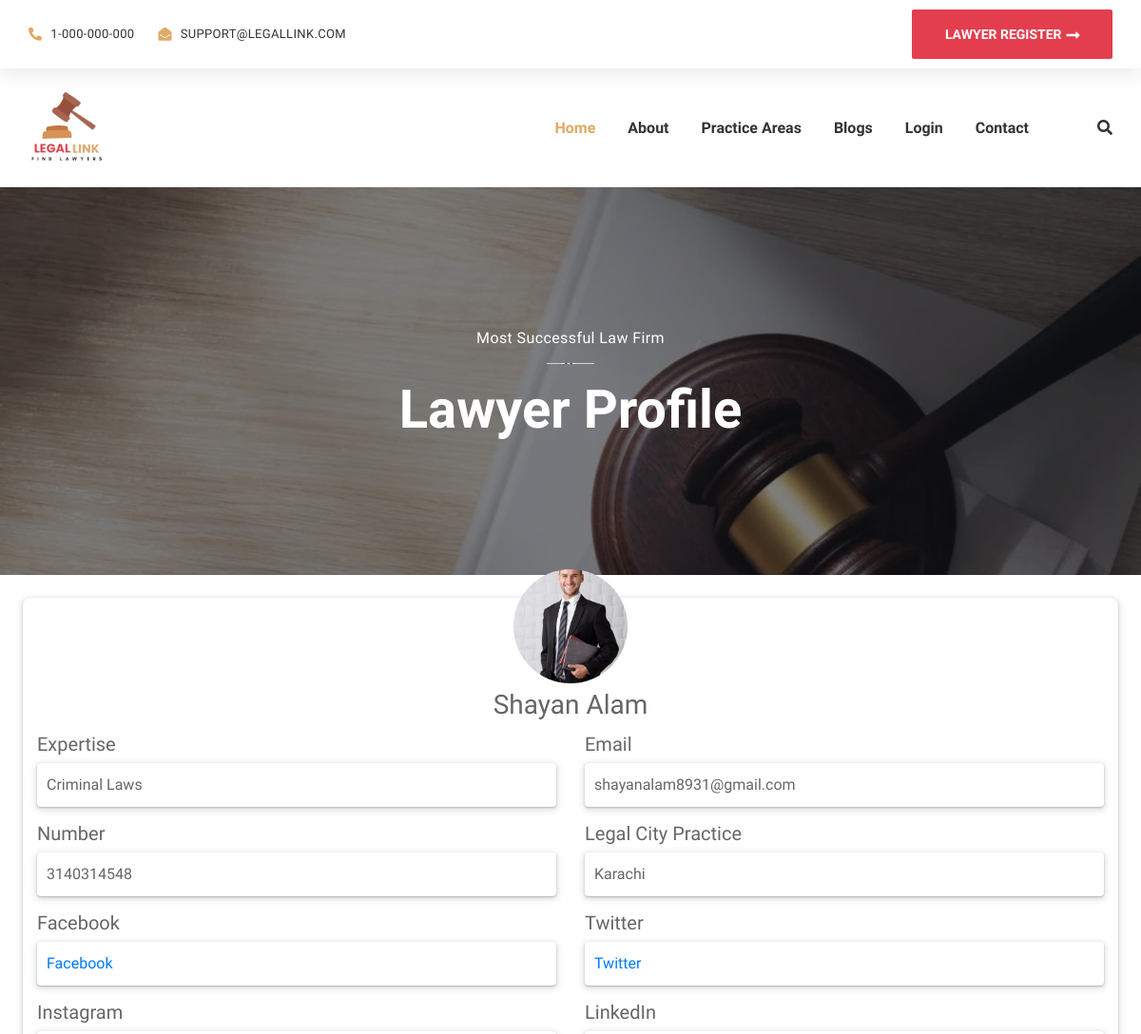
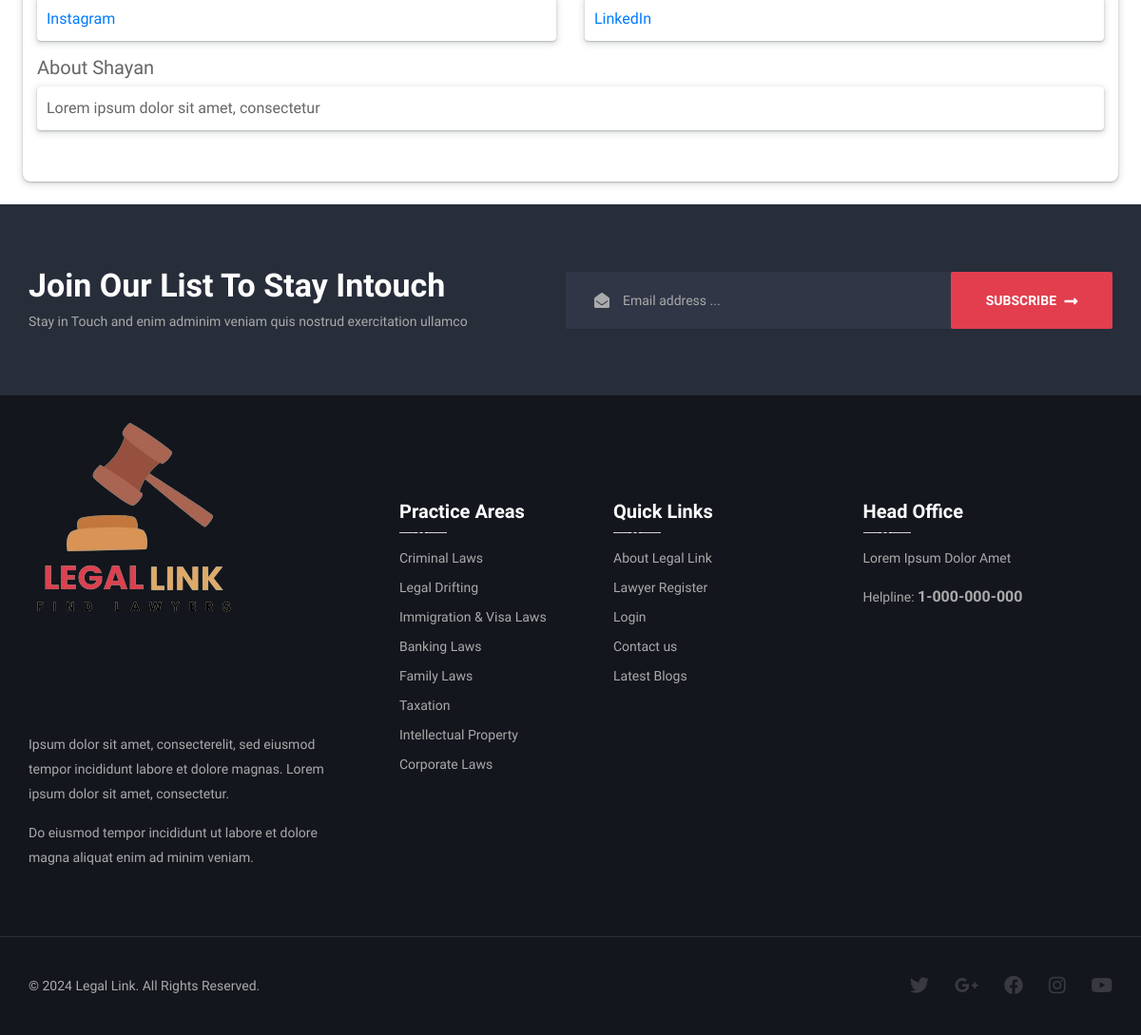
/lawyer-profile.php?id=1, run on the app's committed database (2 pictures, top to bottom).
### tables this page shows
CREATE TABLE `lawyers` (
  `id` int(11) NOT NULL,
  `first_name` varchar(191) NOT NULL,
  `last_name` varchar(191) NOT NULL,
  `father_name` varchar(191) NOT NULL,
  `email` varchar(191) NOT NULL,
  `password` text NOT NULL,
  `picture` varchar(255) NOT NULL,
  `address` text NOT NULL,
  `locality` varchar(255) NOT NULL,
  `district` varchar(255) NOT NULL,
  `province` varchar(255) NOT NULL,
  `country` varchar(255) DEFAULT 'Pakistan',
  `postal_code` int(11) NOT NULL,
  `cnic_no` bigint(20) NOT NULL,
  `date_of_birth` varchar(101) NOT NULL,
  `martial_status` varchar(101) NOT NULL,
  `gender` varchar(1) NOT NULL,
  `mobile_num` bigint(20) NOT NULL,
  `whatsapp_num` bigint(20) NOT NULL,
  `degree` varchar(191) NOT NULL,
  `uni_clg` varchar(101) NOT NULL,
  `degree_complete` varchar(101) NOT NULL,
  `city_legal_practice` varchar(101) NOT NULL,
  `enrollment_year` varchar(191) NOT NULL,
  `enrollment_type` varchar(191) NOT NULL,
  `expertise` int(11) NOT NULL,
  `aboutLawyer` text NOT NULL,
  `facebook` varchar(255) NOT NULL,
  `twitter` varchar(255) NOT NULL,
  `linkedin` varchar(255) NOT NULL,
  `instagram` varchar(255) NOT NULL,
  `created_at` timestamp NOT NULL DEFAULT current_timestamp(),
  `approve` int(11) NOT NULL DEFAULT 0
);

CREATE TABLE `practiceareas` (
  `id` int(11) NOT NULL,
  `name` varchar(255) NOT NULL,
  `slug` varchar(255) NOT NULL,
  `image` varchar(255) DEFAULT NULL,
  `description` text DEFAULT NULL,
  `visible` int(11) DEFAULT 0,
  `created_at` datetime NOT NULL
);

### lawyer-profile.php (the view, shortened to what this page needs)
<!doctypehtml><html lang="en"><head><link href="assets/css/animate.css"rel="stylesheet"><link href="assets/css/bootstrap.min.css"rel="stylesheet"><link href="assets/css/bootstrap-datepicker.min.css"rel="stylesheet"><link href="assets/css/bootstrap-select.min.css"rel="stylesheet"><link href="assets/css/hover-min.css"rel="stylesheet"><link href="assets/css/magnific-popup.css"rel="stylesheet"><link href="assets/css/owl.carousel.min.css"rel="stylesheet"><link href="assets/css/owl.theme.default.min.css"rel="stylesheet"><link href="assets/plugins/opklim-icons/style.css"rel="stylesheet"><link href="assets/plugins/fontawesome-5/css/all.min.css"rel="stylesheet"><link href="assets/css/nouislider.css"rel="stylesheet"><link href="assets/css/nouislider.pips.css"rel="stylesheet"><link href="assets/css/jquery.bootstrap-touchspin.min.css"rel="stylesheet"><link href="assets/css/jquery.mCustomScrollbar.min.css"rel="stylesheet"><link href="assets/css/style.css"rel="stylesheet"><link href="assets/css/responsive.css"rel="stylesheet"><link href="assets/css/lawyer-profile.css"rel="stylesheet"></head><body><div class="page-wrapper"><?php include("assets/inc/nav-bar.php") ?><section class="inner-banner inner-banner__overlay-two"style="background-image:url(assets/images/background/bg2.webp)"><div class="container"><p class="inner-banner__tag-line">Most Successful Law Firm</p><h2 class="inner-banner__title">Lawyer Profile</h2></div></section><?php if(isset($_GET['id'])){$id=$_GET['id'];$sql=mysqli_query($conn,"SELECT l.first_name, l.email, l.city_legal_practice, l.aboutLawyer, l.facebook, l.twitter,l.linkedin,l.instagram, l.mobile_num, l.last_name, l.picture, p.name  FROM lawyers AS l INNER JOIN practiceareas AS p ON l.expertise = p.id WHERE l.id = '$id'");if($sql){if(mysqli_num_rows($sql)>0){foreach($sql as $row){ ?><div class="d-flex align-items-center bg-white justify-content-center lawyer-cont p-4 w-100"><div class="d-flex flex-column align-items-center position-relative profile pt-5"><img alt="Profile"src="assets/images/lawyers/<?=$row['picture']?>"class="position-absolute"><h3 class="mt-5 name"><?=$row['first_name']." ".$row['last_name']?></h3><div class="w-100 row mt-1"><div class="d-flex flex-column col-lg-6 col-md-12"><h5>Expertise</h5><p class="info"><?=$row['name']?></p></div><div class="d-flex flex-column col-lg-6 col-md-12"><h5>Email</h5><p class="info"><?=$row['email']?></p></div></div><div class="w-100 row"><div class="d-flex flex-column col-lg-6 col-md-12"><h5>Number</h5><p class="info"><?=$row['mobile_num']?></p></div><div class="d-flex flex-column col-lg-6 col-md-12"><h5>Legal City Practice</h5><p class="info"><?=$row['city_legal_practice']?></p></div></div><div class="w-100 row"><div class="d-flex flex-column col-lg-6 col-md-12"><h5>Facebook</h5><p class="info"><a href="<?=$row['facebook']?>">Facebook</a></p></div><div class="d-flex flex-column col-lg-6 col-md-12"><h5>Twitter</h5><p class="info"><a href="<?=$row['twitter']?>">Twitter</a></p></div></div><div class="w-100 row"><div class="d-flex flex-column col-lg-6 col-md-12"><h5>Instagram</h5><p class="info"><a href="<?=$row['instagram']?>">Instagram</a></p></div><div class="d-flex flex-column col-lg-6 col-md-12"><h5>LinkedIn</h5><p class="info"><a href="<?=$row['linkedin']?>">LinkedIn</a></p></div></div><div class="w-100 row"><div class="col-12"><h5>About <span><?=$row['first_name']?></span></h5><p class="info"><?=$row['aboutLawyer']?></p></div></div></div></div><?php }}}else{echo mysqli_error($conn);}}else{} ?><?php include("assets/inc/footer.php") ?></div><?php include("assets/inc/search-pop.php") ?></body></html>

### assets/inc/nav-bar.php (shortened to what this page needs)
<div class="topbar-two">
  <div class="container">
    <div class="topbar-two__left">
      <a class="topbar-two__link" href="tel:1-258-985-703"><i class="fa fa-phone-alt"></i>
        <span>1-000-000-000</span></a>
      <a class="topbar-two__link" href="mailto:shayanalam8931@gmail.com.com"><i class="fa fa-envelope-open"></i>support@legallink.com</a>
    </div>
    <div class="topbar-two__right">
      <?php
      if (isset($_SESSION['adminLoggedIn'])) {
      ?>
        <a href="admin/" class="thm-btn header-booking__btn">Go to Dashboard<i class="fas fa-long-arrow-alt-right"></i></a>
      <?php
      } else if (isset($_SESSION['userLoggedIn'])) {
      ?>
        <a href="user-profile.php?id=<?= $_SESSION['userId'] ?>" class="thm-btn header-booking__btn">Profile<i class="fas fa-long-arrow-alt-right"></i></a>
      <?php
      } else {
      ?>
        <a href="lawyer-register.php" class="thm-btn header-booking__btn">Lawyer Register<i class="fas fa-long-arrow-alt-right"></i></a>
      <?php
      }
      ?>
    </div>
  </div>
</div>
<header class="site-header site-header__header-two">
  <nav class="navbar navbar-expand-lg navbar-light header-navigation stricky">
    <div class="container clearfix">
      <div class="logo-box">
        <a class="navbar-brand" href="index.php">
          <img src="assets/logo.png" class="main-logo" alt="Awesome Image" style="width: 80px !important" />
        </a>
      </div>
      <div class="main-navigation">
        <ul class="navigation-box">
          <li class="current">
            <a href="index.php">Home</a>
          </li>
          <li>
            <a href="about.php">About</a>
          </li>
          <li>
            <a href="#">Practice Areas</a>
              <?php
              include("db_conn.php");
              $sql = mysqli_query($conn, "SELECT * FROM `practiceareas` WHERE visible = 1");
              ?>
          </li>
          <li>
            <a href="blog-classic.php">Blogs</a>
          </li>
          <?php
          if (isset($_SESSION['userLoggedIn'])) {
          ?>
            <li>
              <a href="user-profile.php?id=<?= $_SESSION['userId'] ?>">Profile</a>
            </li>
          <?php
          } else {
          ?>
            <li>
              <a href="login.php">Login</a>
            </li>
          <?php
          }
          ?>
          <li>
            <a href="contact.php">Contact</a>
          </li>
        </ul>
      </div>
      <div class="right-side-box">
        <a href="#" class="header__search search-popup__toggler"><i class="fas fa-search"></i></a>
      </div>
    </div>
  </nav>
</header>

### assets/inc/footer.php (shortened to what this page needs)
<?php include("db_conn.php") ?>
<section class="mailchimp-one">
  <div class="container">
    <div class="row align-items-center no-gutters">
      <div class="col-xl-5">
        <div class="mailchimp-one__content">
          <h3 class="mailchimp-one__title">
            Join Our List To Stay Intouch
          </h3>
          <p class="mailchimp-one__text">
            Stay in Touch and enim adminim veniam quis nostrud
            exercitation ullamco
          </p>
        </div>
      </div>
      <div class="col-xl-7">
        <form action="#" class="mailchimp-one__form mc-form" data-url="https://xyz.us18.list-manage.com/subscribe/post?u=20e91746ef818cd941998c598&amp;id=cc0ee8140e">
          <i class="fas fa-envelope-open mailchimp-one__icon"></i>
          <input type="email" id="mc-email" placeholder="Email address ..." name="subs" required />
          <button type="submit" class="thm-btn mailchimp-one__btn">
            subscribe <i class="fas fa-long-arrow-alt-right"></i>
          </button>
        </form>
      </div>
    </div>
  </div>
</section>
<footer class="site-footer">
  <div class="container">
    <div class="row">
      <div class="col-xl-4 col-lg-6">
        <div class="footer-widget pt-4">
          <a href="index.php" class="footer-widget__logo"><img src="assets/logo.png" alt="Awesome Image" /></a>
          <p class="footer-widget__text">
            Ipsum dolor sit amet, consecterelit, sed eiusmod <br />
            tempor incididunt labore et dolore magnas. Lorem <br />
            ipsum dolor sit amet, consectetur.
          </p>
          <p class="footer-widget__text">
            Do eiusmod tempor incididunt ut labore et dolore <br />
            magna aliquat enim ad minim veniam.
          </p>
        </div>
      </div>
      <div class="col-xl-2 col-lg-6">
        <div class="footer-widget">
          <h3 class="footer-widget__title">Practice Areas</h3>
          <ul class="footer-widget__links list-unstyled">
            <?php
            $sql = mysqli_query($conn, "SELECT * FROM `practiceareas` WHERE visible = 1");
            if (mysqli_num_rows($sql) > 0) {
              foreach ($sql as $practice) {
            ?>
                <li><a href="practice-area.php?slug=<?= $practice['slug'] ?>"><?= $practice['name'] ?></a></li>
            <?php
              }
            }
            ?>
          </ul>
        </div>
      </div>
      <div class="col-xl-3 col-lg-6">
        <div class="footer-widget footer-widget__quick-link">
          <h3 class="footer-widget__title">Quick Links</h3>
          <ul class="footer-widget__links list-unstyled">
            <li><a href="about.php">About Legal Link</a></li>
            <li><a href="lawyer-register.php">Lawyer Register</a></li>
            <li><a href="login.php">Login</a></li>
            <li><a href="contact.php">Contact us</a></li>
            <li><a href="blog-classic.php">Latest Blogs</a></li>
          </ul>
        </div>
      </div>
      <div class="col-xl-3 col-lg-6">
        <div class="footer-widget">
          <h3 class="footer-widget__title">Head Office</h3>
          <p class="footer-widget__text">
            Lorem Ipsum Dolor Amet
          </p>
          <p class="footer-widget__text footer-widget__contact-info">
            <span>Helpline: </span>
            <a href="tel:1-000-000-000">1-000-000-000</a>
          </p>
        </div>
      </div>
    </div>
  </div>
</footer>
<div class="site-footer__bottom">
  <div class="container">
    <p class="site-footer__copy">
      © 2024 Legal Link. All Rights Reserved.
    </p>
    <div class="site-footer__social">
      <a href="#" class="fab fa-twitter"></a>
      <a href="#" class="fab fa-google-plus-g"></a>
      <a href="#" class="fab fa-facebook"></a>
      <a href="#" class="fab fa-instagram"></a>
      <a href="#" class="fab fa-youtube"></a>
    </div>
  </div>
</div>

### assets/css/lawyer-profile.css (style rules this page uses)
.info,.profile { box-shadow:rgba(60,64,67,.3) 0 1px 2px 0,rgba(60,64,67,.15) 0 2px 6px 2px }
.profile { width:60vmax;height:650px;border-radius:8px }
.profile img { width:120px;height:120px;border-radius:50%;object-fit:cover;object-position:center center;top:-30px }
.info { border-radius:4px;width:100%;padding:10px }

### data on the page
lawyers: picture (picture), first_name "Shayan", last_name "Alam", expertise.name "Criminal Laws", email "shayanalam8931@gmail.com", mobile_num "3140314548", city_legal_practice "Karachi", aboutLawyer "Lorem ipsum dolor sit amet, consectetur"
practiceareas: name "Criminal Laws"
practiceareas: name "Legal Drifting"
practiceareas: name "Immigration & Visa Laws"
practiceareas: name "Banking Laws"
practiceareas: name "Family Laws"
practiceareas: name "Taxation"
practiceareas: name "Intellectual Property"
practiceareas: name "Corporate Laws"
